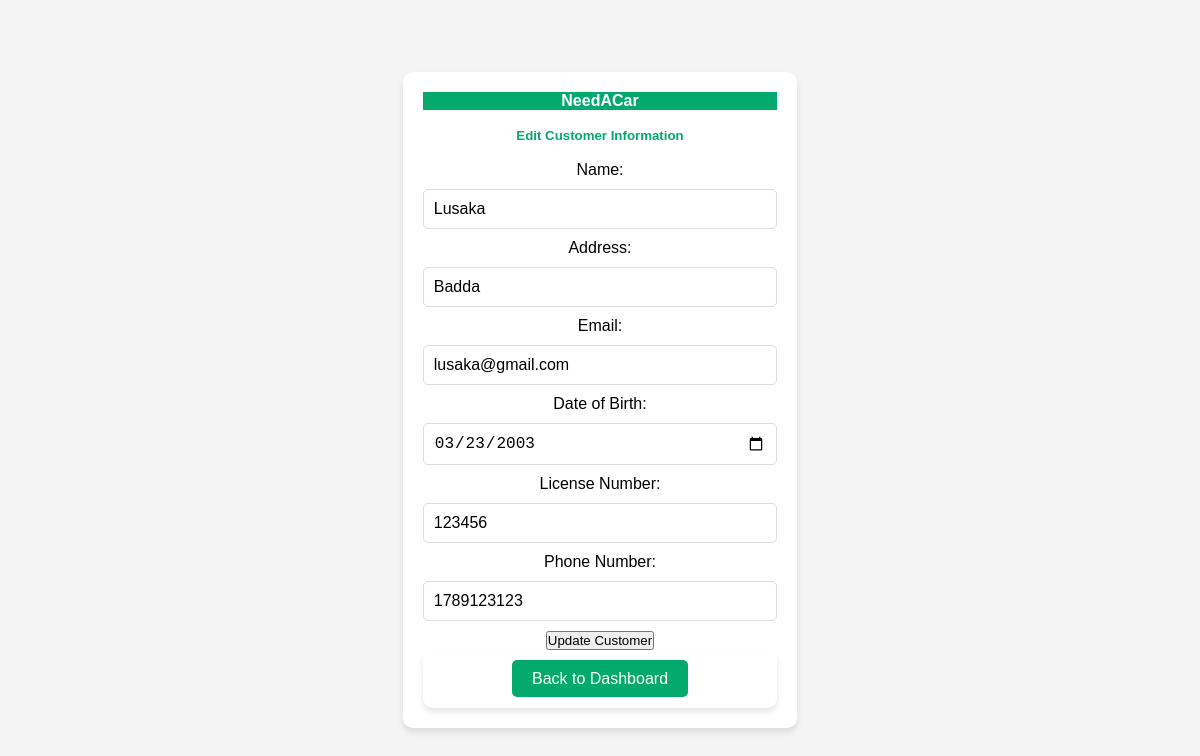
The page /modifycustomerinfo.php?user_id=1 on the database as committed earlier.
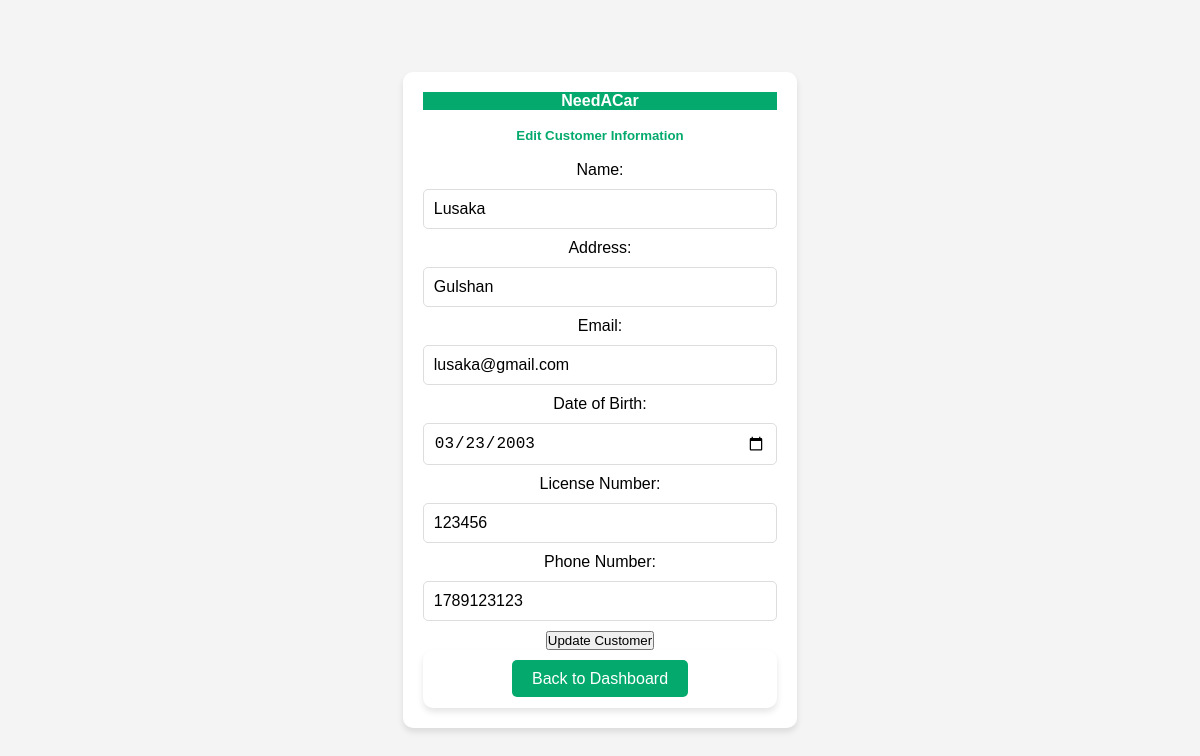
The same page on the database as committed later.
### tables this page shows
CREATE TABLE `customer` (
  `USER_ID` int(11) NOT NULL,
  `Name` varchar(40) DEFAULT NULL,
  `email` varchar(40) DEFAULT NULL,
  `Password` varchar(50) NOT NULL,
  `date_of_birth` date DEFAULT NULL,
  `phone` int(11) DEFAULT NULL,
  `address` varchar(50) DEFAULT NULL,
  `License_No` varchar(30) DEFAULT NULL
);

### modifycustomerinfo.php (the view, shortened to what this page needs)
<?php
require_once("connect.php");
if (isset($_GET['user_id'])) {
    $user_id = $_GET['user_id'];
    $sql = "SELECT * FROM customer WHERE USER_ID = ?";
    $stmt = $conn->prepare($sql);
    $stmt->bind_param("i", $user_id);
    $stmt->execute();
    $result = $stmt->get_result();
    if ($result->num_rows > 0) {
        $row = $result->fetch_assoc();
    } else {
        echo "Customer not found!";
        exit();
    }
} else {
    echo "Invalid request!";
    exit();
}
?>
<!DOCTYPE html>
<html lang="en">
<head>
    <link rel="stylesheet" href="styleeditcustomer.css" />
</head>
<body>
    <form method="POST" action="modifycustomerinfo.php?user_id=<?php echo $user_id; ?>">
    <div class="container">
    <h4 style="color:white; background-color:#04AA6D">NeedACar</h4>
        <br>
        <h5 style="color:#04AA6D;">Edit Customer Information</h5>
        <br>
        <label for="name">Name:</label>
        <input type="text" name="name" value="<?php echo htmlspecialchars($row['Name']); ?>" required /><br>
        <label for="address">Address:</label>
        <input type="text" name="address" value="<?php echo htmlspecialchars($row['address']); ?>" required /><br>
        <label for="email">Email:</label>
        <input type="email" name="email" value="<?php echo htmlspecialchars($row['email']); ?>" required /><br>
        <label for="date_of_birth">Date of Birth:</label>
        <input type="date" name="date_of_birth" value="<?php echo htmlspecialchars($row['date_of_birth']); ?>" required /><br>
        <label for="license_no">License Number:</label>
        <input type="text" name="license_no" value="<?php echo htmlspecialchars($row['License_No']); ?>" required /><br>
        <label for="phone">Phone Number:</label>
        <input type="text" name="phone" value="<?php echo htmlspecialchars($row['phone']); ?>" required /><br>
        <button type="submit">Update Customer</button>
        </form>
    <div class="container signin">
    <p><a href="admin_dashboard.php" style="background-color:  #04AA6D; color: white; padding: 10px 20px; text-decoration: none; border-radius: 5px;">Back to Dashboard</a></p>
    </div>
</body>
</html>

Rows that differ between the two databases and show on the page:
changed customer "Lusaka": address "Badda" → "Gulshan"
